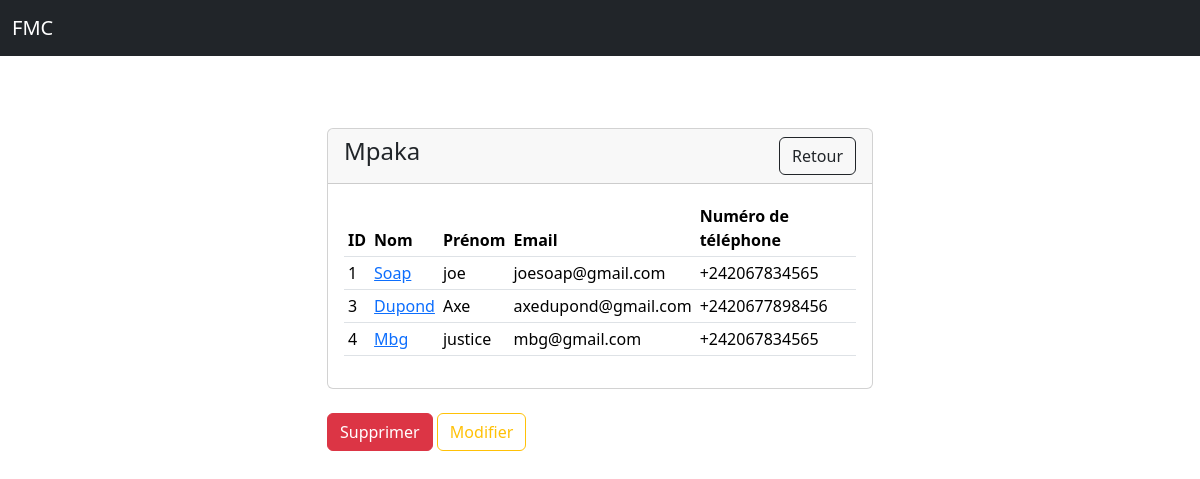
The app's page /districts/3/ (signed in) with its own data.
### gestione/models.py (models this page shows, shortened)
class TimestampModel(models.Model):
    created_at = models.DateTimeField(auto_now_add=True)
    updated_at = models.DateTimeField(auto_now=True)
    class Meta:
        abstract = True

class District(TimestampModel):
    name = models.CharField(max_length=100)
    city = models.ForeignKey(City, on_delete=models.CASCADE, related_name="districts")

class Member(TimestampModel):
    name = models.CharField(max_length=100)
    firstName = models.CharField(max_length=100)
    email = models.EmailField(max_length=150, unique=True, null=True, blank=True)
    phone = models.CharField(max_length=15, null=True, blank=True)
    city = models.ForeignKey(
        City, on_delete=models.CASCADE, related_name="members"
    )  # Lien obligatoire avec une ville
    district = models.ForeignKey(
        District, on_delete=models.SET_NULL, null=True, blank=True, related_name="members"
    )  # Lien facultatif avec un quartier

### gestione/views.py (the view)
# urls.py: path('districts/<int:pk>/', views.district_record, name='district_record'),
def district_record(request, pk):
    if request.user.is_authenticated:
        try:
            district = District.objects.get(id=pk)
        except District.DoesNotExist:
            raise Http404("Le quartier n'existe pas.")
        members = district.members.all()
        return render(request, 'gestione/pages/district_details.html', {'district': district, 'members': members})
    else:
        messages.success(request, "Vous n'êtes pas connecté.")
        return redirect('gestione:login')

### gestione/templates/gestione/pages/district_details.html (shortened to what this page needs)
{% extends 'gestione/layouts/base.html'%}
{% block content %}
    <br><br>
    <div class="row">
    <div class="col-md-3"></div>
    <div class="col-md-6">
        <div class="card">
            <div class="card-header">
                <div class="row">
                    <div class="col">
                        <h4>
                            {{district.name}}
                        </h4>
                    </div>
                    <div class="col text-end"><a class="btn btn-outline-dark" href="{% url 'gestione:districts' %}">Retour</a></div>
                </div>
            </div>
            <div class="card-body">
                {% if members %}
                 <table class="table table-sm table-hover ">
                    <thead>
                        <tr>
                            <th scope="col">ID</th>
                            <th scope="col">Nom</th>
                            <th scope="col">Prénom</th>
                            <th scope="col">Email</th>
                            <th scope="col">Numéro de téléphone</th>
                        </tr>
                    </thead>
                    <tbody>
                        {% for member in members %}
                            <tr>
                            <td>{{ member.id }}</td>
                            <td><a href="{% url 'gestione:member_record_by_district' member.id %}">{{member.name}}</a></td>
                            <td>{{ member.firstName }}</td>
                            <td>{{ member.email }}</td>
                            <td>{{ member.phone}}</td>
                            </tr>
                        {% endfor %}
                    </tbody>
                </table>
            {% else %}
                <div class="alert alert-warning" role="alert">
                    Aucun Membre associée à ce quartier.
                </div>
            {% endif %}
            </div>
        </div>
        <br>
        <a class="btn btn-danger" href="{% url 'gestione:delete_district' district.id %}">Supprimer</a>
        <a class="btn btn-outline-warning" href="{% url 'gestione:update_district' district.id %}">Modifier</a>
    </div>
    <div class="col-md-3"></div>
    </div>
{% endblock %}

### records on screen
District: name "Mpaka"
Member: id "1", name "Soap", firstName "joe", email "joesoap@gmail.com", phone "+242067834565"
Member: id "3", name "Dupond", firstName "Axe", email "axedupond@gmail.com", phone "+2420677898456"
Member: id "4", name "Mbg", firstName "justice", email "mbg@gmail.com", phone "+242067834565"
